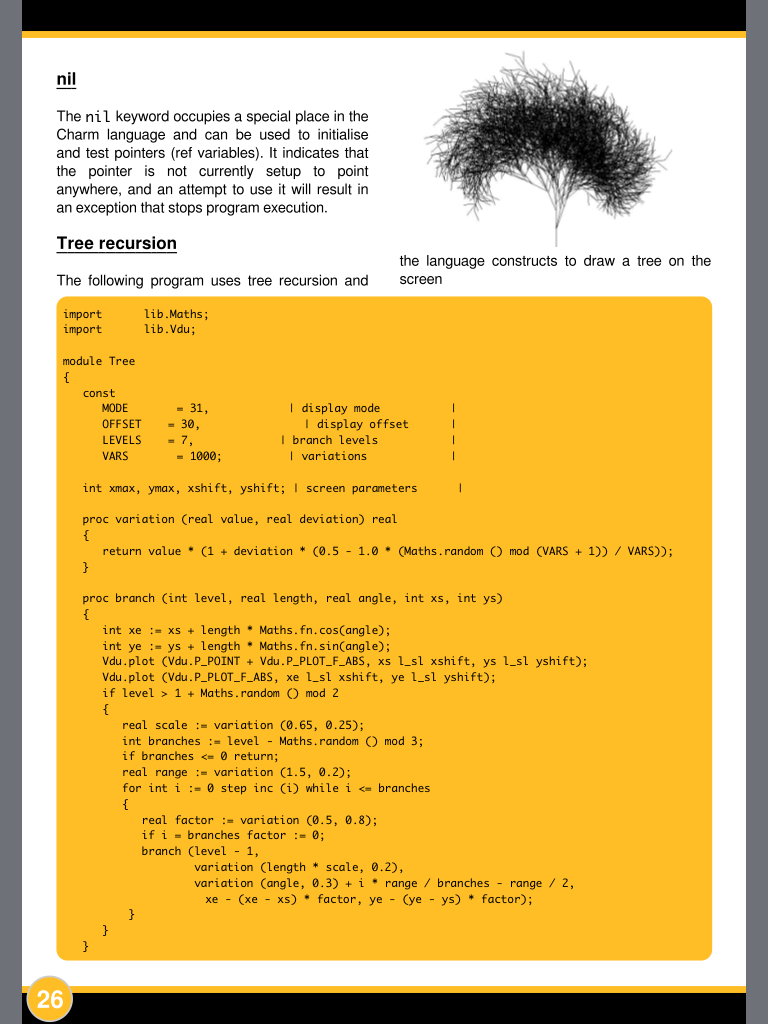
#> input picture tree-gen/photo_1.PNG, 768 x 1024 px
$ python -i imedge.py   (imports and definitions only)   (older library calls are emulated)
#> lines starting #> are read from the running program, lines starting #| are printed output that depends on the picture
#!/usr/bin/env python
# Compute edge score from given image

import argparse
from os.path import exists, basename
from matplotlib.image import imread
import cv2
import os
import numpy as np
from os.path import splitext, join, dirname


# Convert point-spread function to optical transfer function
def psf2otf(psf, outSize=None):
    # Prepare psf for conversion
    data = prepare_psf(psf, outSize)

    # Compute the OTF
    otf = np.fft.fftn(data)

    return np.complex64(otf)


def prepare_psf(psf, outSize=None, dtype=None):
    if not dtype:
        dtype = np.float32

    psf = np.float32(psf)

    # Determine PSF / OTF shapes
    psfSize = np.int32(psf.shape)
    if not outSize:
        outSize = psfSize
    outSize = np.int32(outSize)

    # Pad the PSF to outSize
    new_psf = np.zeros(outSize, dtype=dtype)
    new_psf[:psfSize[0], :psfSize[1]] = psf[:, :]
    psf = new_psf

    # Circularly shift the OTF so that PSF center is at (0,0)
    shift = -(psfSize / 2)
    psf = circshift(psf, shift)

    return psf


# Circularly shift array
def circshift(A, shift):
    # print(type(shift.size), shift.size)
    for i in range(shift.size):
        # [4 lines of commented-out code are left out]
        A = np.roll(A, np.round(shift[i]).astype(np.int32), axis=i)
    return A


def l0_smoothing(image_r, kappa=2.0, _lambda=2e-2):
    # Read image I
#> called with image_r = '../../tree-gen/photo_1.PNG', kappa = 2, _lambda = 0.02
    image = cv2.imread(image_r)
#> image is the input picture: shape (1024, 768, 3); mean B, G, R 102, 186, 221.8
    # Validate image format
    N, M, D = np.int32(image.shape)
#> N = 1024; M = 768; D = 3
    assert D == 3, "Error: input must be 3-channel RGB image"
    print("Processing %d x %d RGB image" % (M, N))
#| Processing 768 x 1024 RGB image

    # Initialize S as I
    S = np.float32(image) / 256

    # Compute image OTF
    size_2D = [N, M]
#> size_2D = [1024, 768]
    fx = np.int32([[1, -1]])
    fy = np.int32([[1], [-1]])
    otfFx = psf2otf(fx, size_2D)
    otfFy = psf2otf(fy, size_2D)

    # Compute F(I)
    FI = np.complex64(np.zeros((N, M, D)))
    FI[:, :, 0] = np.fft.fft2(S[:, :, 0])
    FI[:, :, 1] = np.fft.fft2(S[:, :, 1])
    FI[:, :, 2] = np.fft.fft2(S[:, :, 2])

    # Compute MTF
    MTF = np.power(np.abs(otfFx), 2) + np.power(np.abs(otfFy), 2)
    MTF = np.tile(MTF[:, :, np.newaxis], (1, 1, D))

    # Initialize buffers
    h = np.float32(np.zeros((N, M, D)))
    v = np.float32(np.zeros((N, M, D)))
    dxhp = np.float32(np.zeros((N, M, D)))
    dyvp = np.float32(np.zeros((N, M, D)))
    FS = np.complex64(np.zeros((N, M, D)))

    # Iteration settings
    beta_max = 1e5;
    beta = 2 * _lambda
    iteration = 0

    # Iterate until desired convergence in similarity
    while beta < beta_max:
        # if verbose:
        print("ITERATION %i" % iteration)

        ### Step 1: estimate (h, v) subproblem

        # subproblem 1 start time
        # s_time = time.time()

        # compute dxSp
        h[:, 0:M - 1, :] = np.diff(S, 1, 1)
        h[:, M - 1:M, :] = S[:, 0:1, :] - S[:, M - 1:M, :]

        # compute dySp
        v[0:N - 1, :, :] = np.diff(S, 1, 0)
        v[N - 1:N, :, :] = S[0:1, :, :] - S[N - 1:N, :, :]

        # compute minimum energy E = dxSp^2 + dySp^2 <= _lambda/beta
        t = np.sum(np.power(h, 2) + np.power(v, 2), axis=2) < _lambda / beta
        t = np.tile(t[:, :, np.newaxis], (1, 1, 3))

        # compute piecewise solution for hp, vp
        h[t] = 0
        v[t] = 0

        # [13 lines of commented-out code are left out]
        dxhp[:, 0:1, :] = h[:, M - 1:M, :] - h[:, 0:1, :]
        dxhp[:, 1:M, :] = -(np.diff(h, 1, 1))
        dyvp[0:1, :, :] = v[N - 1:N, :, :] - v[0:1, :, :]
        dyvp[1:N, :, :] = -(np.diff(v, 1, 0))
        normin = dxhp + dyvp

        FS[:, :, 0] = np.fft.fft2(normin[:, :, 0])
        FS[:, :, 1] = np.fft.fft2(normin[:, :, 1])
        FS[:, :, 2] = np.fft.fft2(normin[:, :, 2])

        # solve for S + 1 in Fourier domain
        denorm = 1 + beta * MTF;
        FS[:, :, :] = (FI + beta * FS) / denorm

        # inverse FFT to compute S + 1
        S[:, :, 0] = np.float32((np.fft.ifft2(FS[:, :, 0])).real)
        S[:, :, 1] = np.float32((np.fft.ifft2(FS[:, :, 1])).real)
        S[:, :, 2] = np.float32((np.fft.ifft2(FS[:, :, 2])).real)

        # [9 lines of commented-out code are left out]
        beta *= kappa
        iteration += 1
#> this loop made 22 passes
#> pass 1, in l0_smoothing, `t = np.sum(np.power(h, 2) + np.power(v, 2), axis=2) < _lambda / beta`:
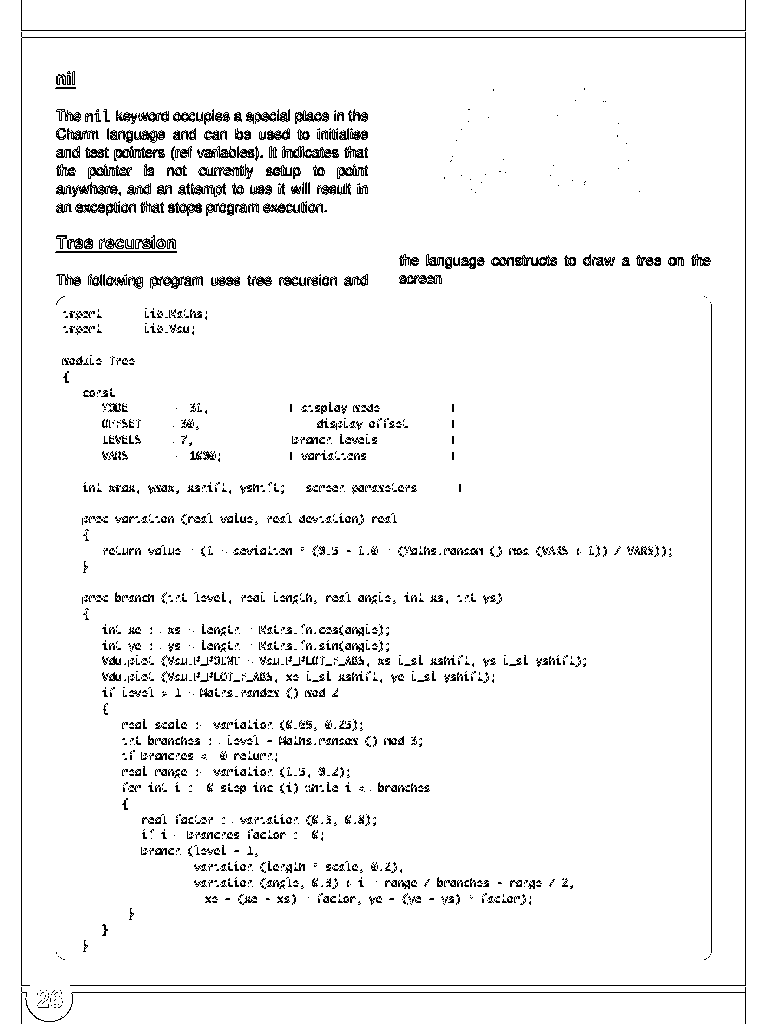
#> t: shape (1024, 768) bool; 95.3% white; black in thin lines or dots
#> pass 1, in l0_smoothing, `normin = dxhp + dyvp`:
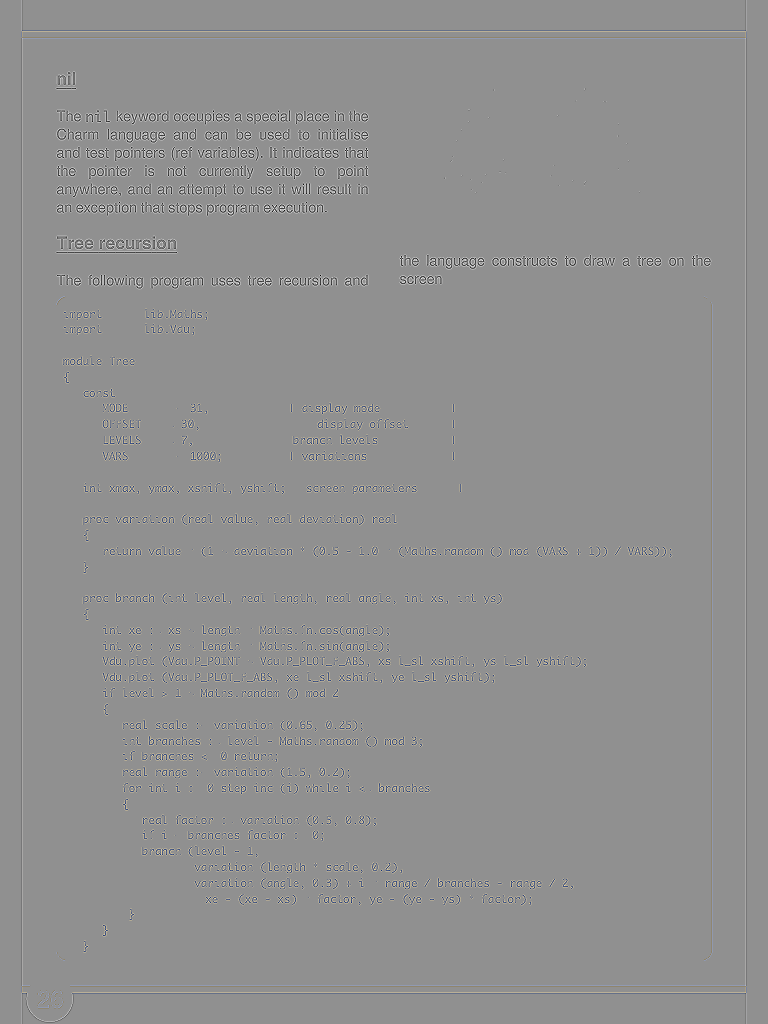
#> normin: shape (1024, 768, 3) float32; mean of channels 0, 1, 2 0, 0, 0; drawn with min black and max white
#> pass 2, in l0_smoothing, `t = np.sum(np.power(h, 2) + np.power(v, 2), axis=2) < _lambda / beta`:
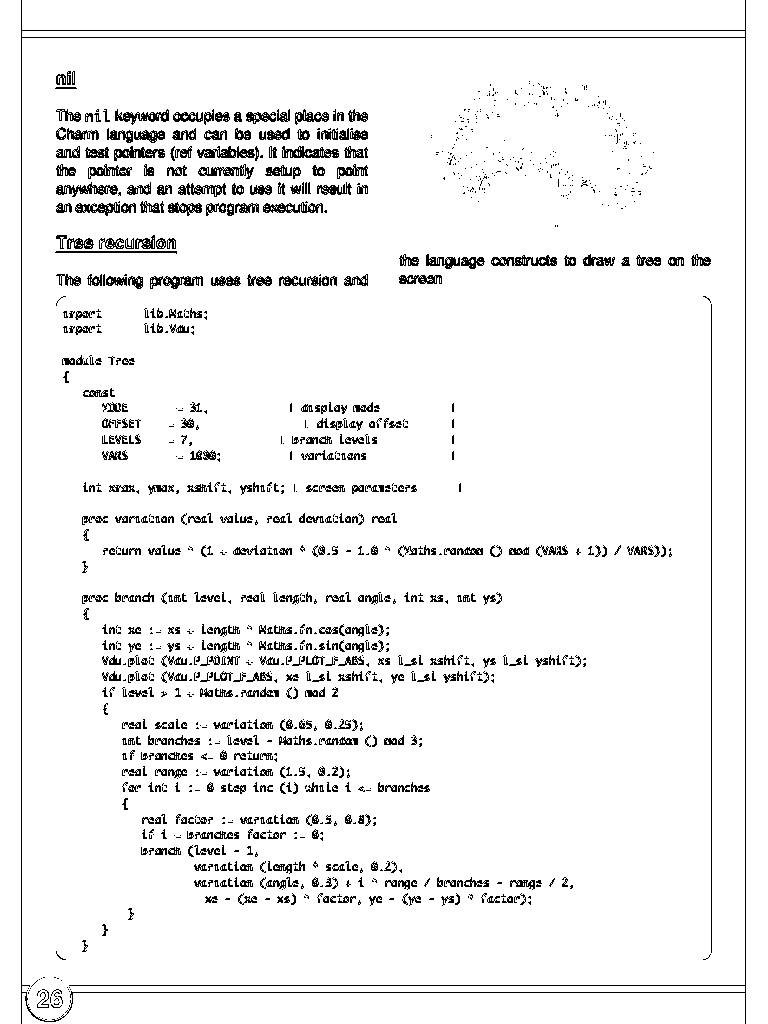
#> t: shape (1024, 768) bool; 94.3% white; black in thin lines or dots
#> after the loop:
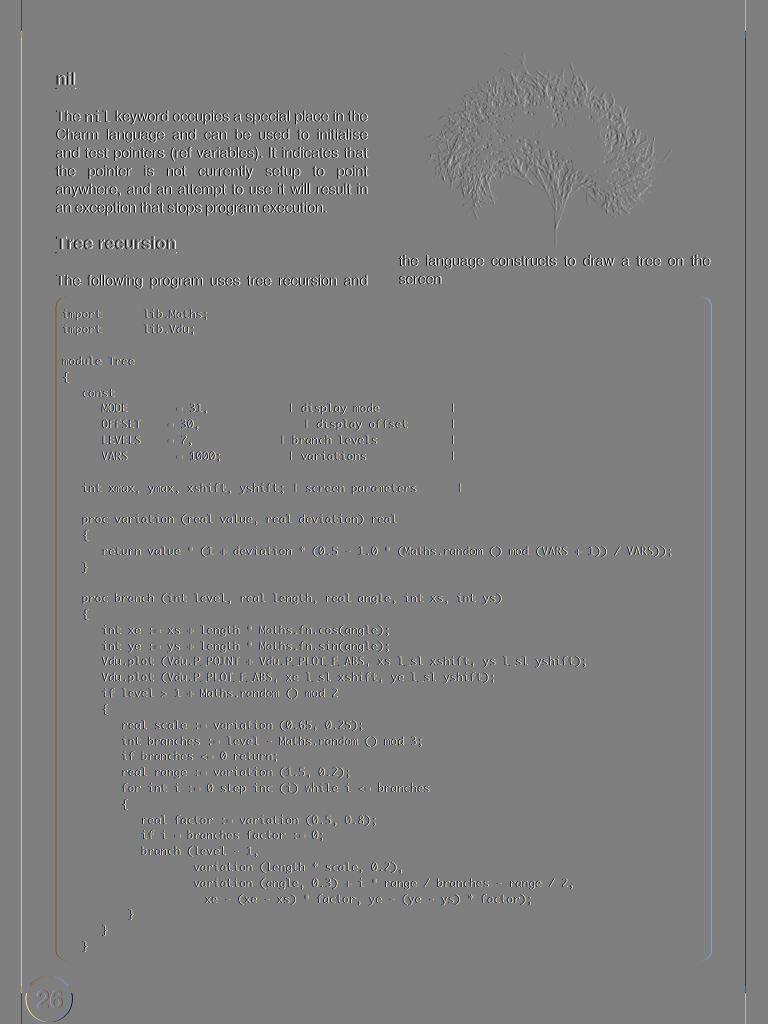
#> h: shape (1024, 768, 3) float32; mean B, G, R -3.75e-05, -1.29e-05, -1.4e-06; drawn with min black and max white
#> after the loop:
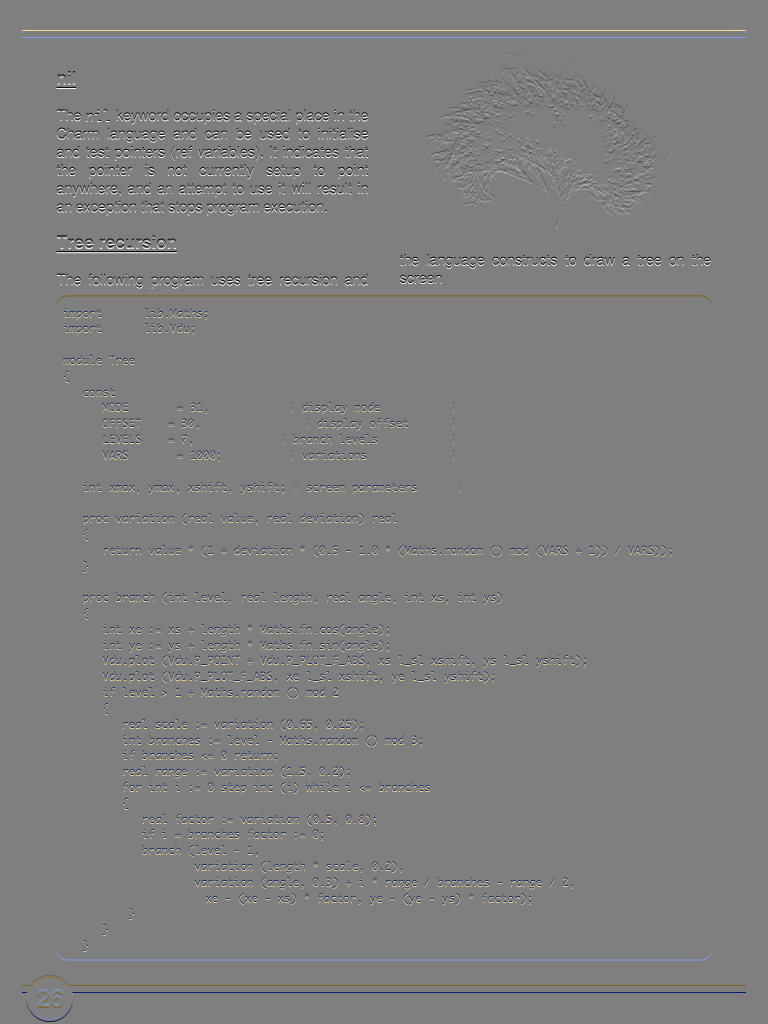
#> v: shape (1024, 768, 3) float32; mean B, G, R -5.34e-07, 9.67e-07, 1.85e-06; drawn with min black and max white
#> after the loop, beta = 167772.2; iteration = 22

    # Rescale image
    S = (S - np.min(S)) / np.ptp(S)
    S = S * 255.0

    return S


# [34 lines not run here, left out]

>>> result = l0_smoothing('../../tree-gen/photo_1.PNG')
